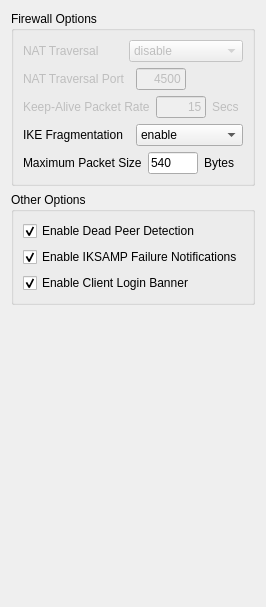
     <widget class="QWidget" name="tabClient" >
      <attribute name="title" >
       <string>Client</string>
      </attribute>
      <layout class="QVBoxLayout" >
       <item>
        <widget class="QGroupBox" name="groupBoxFirewall" >
         <property name="title" >
          <string>Firewall Options</string>
         </property>
         <layout class="QVBoxLayout" >
          <item>
           <layout class="QHBoxLayout" >
            <item>
             <widget class="QLabel" name="textLabelNATTMode" >
              <property name="enabled" >
               <bool>false</bool>
              </property>
              <property name="text" >
               <string>NAT Traversal</string>
              </property>
              <property name="wordWrap" >
               <bool>false</bool>
              </property>
             </widget>
            </item>
            <item>
             <widget class="QComboBox" name="comboBoxNATTMode" >
              <property name="enabled" >
               <bool>false</bool>
              </property>
              <property name="currentIndex" >
               <number>0</number>
              </property>
              <item>
               <property name="text" >
                <string>disable</string>
               </property>
              </item>
              <item>
               <property name="text" >
                <string>enable</string>
               </property>
              </item>
              <item>
               <property name="text" >
                <string>force-draft</string>
               </property>
              </item>
              <item>
               <property name="text" >
                <string>force-rfc</string>
               </property>
              </item>
              <item>
               <property name="text" >
                <string>force-cisco-udp</string>
               </property>
              </item>
             </widget>
            </item>
           </layout>
          </item>
          <item>
           <layout class="QHBoxLayout" >
            <item>
             <widget class="QLabel" name="textLabelNATTPort" >
              <property name="enabled" >
               <bool>false</bool>
              </property>
              <property name="text" >
               <string>NAT Traversal Port</string>
              </property>
              <property name="wordWrap" >
               <bool>false</bool>
              </property>
             </widget>
            </item>
            <item>
             <layout class="QHBoxLayout" >
              <item>
               <widget class="QLineEdit" name="lineEditNATTPort" >
                <property name="enabled" >
                 <bool>false</bool>
                </property>
                <property name="sizePolicy" >
                 <sizepolicy vsizetype="Fixed" hsizetype="Minimum" >
                  <horstretch>0</horstretch>
                  <verstretch>0</verstretch>
                 </sizepolicy>
                </property>
                <property name="maximumSize" >
                 <size>
                  <width>50</width>
                  <height>16777215</height>
                 </size>
                </property>
                <property name="text" >
                 <string>4500</string>
                </property>
                <property name="alignment" >
                 <set>Qt::AlignRight</set>
                </property>
               </widget>
              </item>
              <item>
               <widget class="QLabel" name="label" >
                <property name="text" >
                 <string/>
                </property>
               </widget>
              </item>
             </layout>
            </item>
           </layout>
          </item>
          <item>
           <layout class="QHBoxLayout" >
            <item>
             <widget class="QLabel" name="textLabelNATTRate" >
              <property name="enabled" >
               <bool>false</bool>
              </property>
              <property name="text" >
               <string>Keep-Alive Packet Rate</string>
              </property>
              <property name="wordWrap" >
               <bool>false</bool>
              </property>
             </widget>
            </item>
            <item>
             <layout class="QHBoxLayout" >
              <item>
               <widget class="QLineEdit" name="lineEditNATTRate" >
                <property name="enabled" >
                 <bool>false</bool>
                </property>
                <property name="sizePolicy" >
                 <sizepolicy vsizetype="Fixed" hsizetype="Minimum" >
                  <horstretch>0</horstretch>
                  <verstretch>0</verstretch>
                 </sizepolicy>
                </property>
                <property name="maximumSize" >
                 <size>
                  <width>50</width>
                  <height>16777215</height>
                 </size>
                </property>
                <property name="text" >
                 <string>15</string>
                </property>
                <property name="alignment" >
                 <set>Qt::AlignRight</set>
                </property>
               </widget>
              </item>
              <item>
               <widget class="QLabel" name="textLabelNATTSecs" >
                <property name="enabled" >
                 <bool>false</bool>
                </property>
                <property name="sizePolicy" >
                 <sizepolicy vsizetype="Preferred" hsizetype="Preferred" >
                  <horstretch>0</horstretch>
                  <verstretch>0</verstretch>
                 </sizepolicy>
                </property>
                <property name="text" >
                 <string>Secs</string>
                </property>
                <property name="wordWrap" >
                 <bool>false</bool>
                </property>
               </widget>
              </item>
             </layout>
            </item>
           </layout>
          </item>
          <item>
           <layout class="QHBoxLayout" >
            <item>
             <widget class="QLabel" name="textLabelFragMode" >
              <property name="text" >
               <string>IKE Fragmentation</string>
              </property>
              <property name="wordWrap" >
               <bool>false</bool>
              </property>
             </widget>
            </item>
            <item>
             <widget class="QComboBox" name="comboBoxFragMode" >
              <property name="currentIndex" >
               <number>1</number>
              </property>
              <item>
               <property name="text" >
                <string>disable</string>
               </property>
              </item>
              <item>
               <property name="text" >
                <string>enable</string>
               </property>
              </item>
              <item>
               <property name="text" >
                <string>force</string>
               </property>
              </item>
             </widget>
            </item>
           </layout>
          </item>
          <item>
           <layout class="QHBoxLayout" >
            <item>
             <widget class="QLabel" name="textLabelFragSize" >
              <property name="text" >
               <string>Maximum Packet Size</string>
              </property>
              <property name="wordWrap" >
               <bool>false</bool>
              </property>
             </widget>
            </item>
            <item>
             <layout class="QHBoxLayout" >
              <item>
               <widget class="QLineEdit" name="lineEditFragSize" >
                <property name="sizePolicy" >
                 <sizepolicy vsizetype="Fixed" hsizetype="Minimum" >
                  <horstretch>0</horstretch>
                  <verstretch>0</verstretch>
                 </sizepolicy>
                </property>
                <property name="maximumSize" >
                 <size>
                  <width>50</width>
                  <height>16777215</height>
                 </size>
                </property>
                <property name="layoutDirection" >
                 <enum>Qt::RightToLeft</enum>
                </property>
                <property name="text" >
                 <string>540</string>
                </property>
               </widget>
              </item>
              <item>
               <widget class="QLabel" name="textLabelFragBytes" >
                <property name="sizePolicy" >
                 <sizepolicy vsizetype="Preferred" hsizetype="Preferred" >
                  <horstretch>0</horstretch>
                  <verstretch>0</verstretch>
                 </sizepolicy>
                </property>
                <property name="text" >
                 <string>Bytes</string>
                </property>
                <property name="wordWrap" >
                 <bool>false</bool>
                </property>
               </widget>
              </item>
             </layout>
            </item>
           </layout>
          </item>
         </layout>
        </widget>
       </item>
       <item>
        <widget class="QGroupBox" name="groupBoxOther" >
         <property name="title" >
          <string>Other Options</string>
         </property>
         <layout class="QVBoxLayout" >
          <item>
           <widget class="QCheckBox" name="checkBoxDPD" >
            <property name="text" >
             <string>Enable Dead Peer Detection</string>
            </property>
            <property name="checked" >
             <bool>true</bool>
            </property>
           </widget>
          </item>
          <item>
           <widget class="QCheckBox" name="checkBoxNotify" >
            <property name="text" >
             <string>Enable IKSAMP Failure Notifications</string>
            </property>
            <property name="checked" >
             <bool>true</bool>
            </property>
           </widget>
          </item>
          <item>
           <widget class="QCheckBox" name="checkBoxBanner" >
            <property name="text" >
             <string>Enable Client Login Banner</string>
            </property>
            <property name="checked" >
             <bool>true</bool>
            </property>
           </widget>
          </item>
         </layout>
        </widget>
       </item>
       <item>
        <spacer>
         <property name="orientation" >
          <enum>Qt::Vertical</enum>
         </property>
         <property name="sizeHint" stdset="0" >
          <size>
           <width>20</width>
           <height>291</height>
          </size>
         </property>
        </spacer>
       </item>
      </layout>
     </widget>
